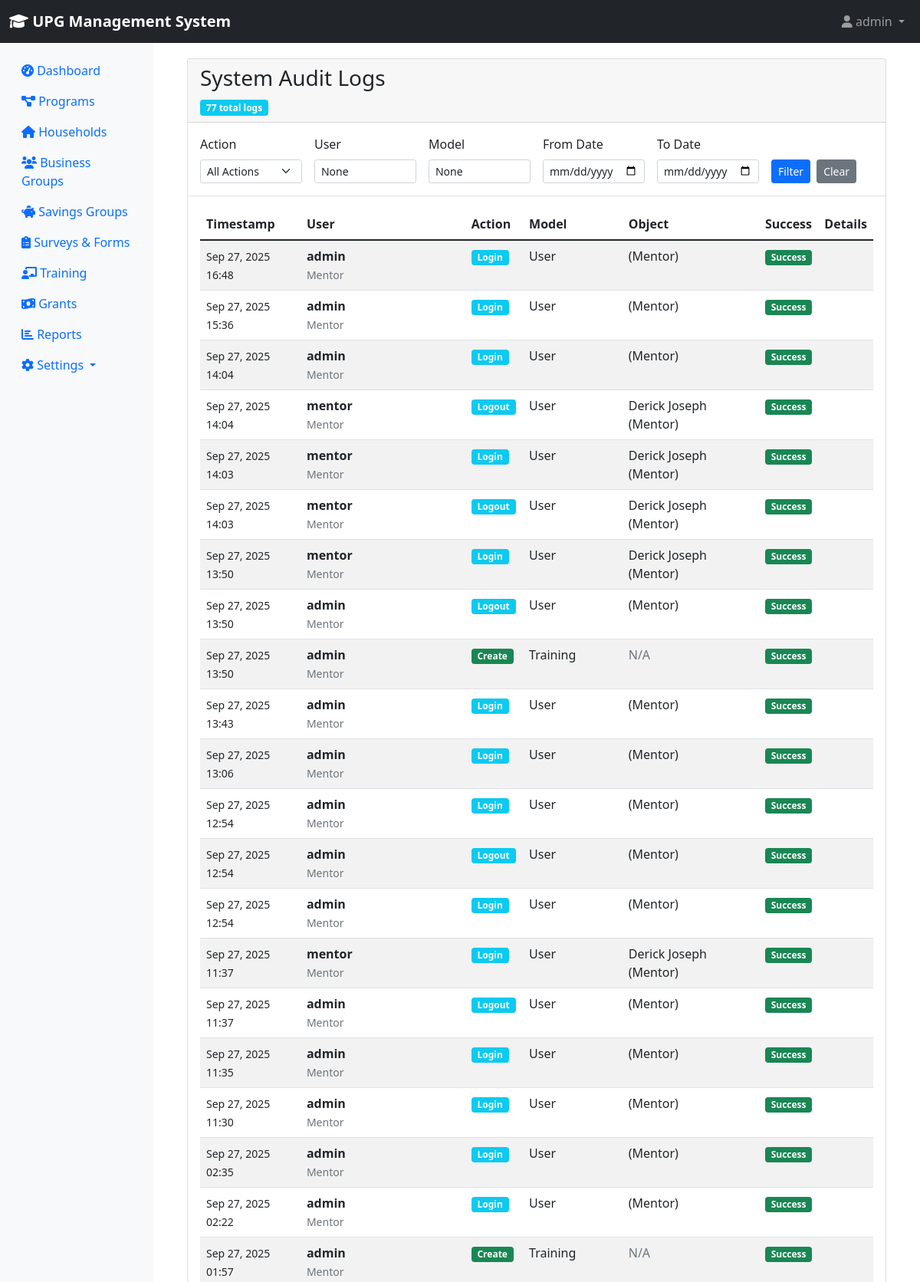
The app's page /settings/audit/ (signed in, upper part) with its own data.
### accounts/models.py (models this page shows, shortened)
class User(AbstractUser):
    ROLE_CHOICES = [
        ('county_executive', 'County Executive (CECM & Governor)'),
        ('county_assembly', 'County Assembly Member'),
        ('ict_admin', 'ICT Administrator'),
        ('me_staff', 'M&E Staff'),
        ('field_associate', 'Field Associate/Mentor Supervisor'),
        ('mentor', 'Mentor'),
        ('beneficiary', 'Beneficiary'),
    ]
    email = models.EmailField(unique=True)
    role = models.CharField(max_length=20, choices=ROLE_CHOICES, default='mentor')
    phone_number = models.CharField(max_length=15, blank=True)
    office = models.CharField(max_length=100, blank=True)
    country = models.CharField(max_length=50, default='Kenya')
    is_active = models.BooleanField(default=True)
    created_at = models.DateTimeField(auto_now_add=True)
    updated_at = models.DateTimeField(auto_now=True)
    class Meta:
        db_table = 'upg_users'

### settings_module/models.py (models this page shows, shortened)
class SystemAuditLog(models.Model):
    ACTION_TYPES = [
        ('create', 'Create'),
        ('read', 'Read'),
        ('update', 'Update'),
        ('delete', 'Delete'),
        ('login', 'Login'),
        ('logout', 'Logout'),
        ('export', 'Export'),
        ('import', 'Import'),
        ('system', 'System Action'),
    ]
    user = models.ForeignKey(User, on_delete=models.SET_NULL, null=True, blank=True)
    action = models.CharField(max_length=20, choices=ACTION_TYPES)
    model_name = models.CharField(max_length=100, blank=True, help_text="Django model name")
    object_id = models.CharField(max_length=100, blank=True, help_text="ID of the object acted upon")
    object_repr = models.CharField(max_length=200, blank=True, help_text="String representation of the object")
    ip_address = models.GenericIPAddressField(null=True, blank=True)
    user_agent = models.TextField(blank=True)
    request_path = models.CharField(max_length=500, blank=True)
    request_method = models.CharField(max_length=10, blank=True)
    changes = models.JSONField(default=dict, blank=True, help_text="Details of what changed")
    additional_data = models.JSONField(default=dict, blank=True, help_text="Additional context data")
    success = models.BooleanField(default=True)
    error_message = models.TextField(blank=True)
    timestamp = models.DateTimeField(auto_now_add=True)
    class Meta:
        db_table = 'upg_system_audit_logs'
        ordering = ['-timestamp']
        indexes = [
            models.Index(fields=['user', 'timestamp']),
            models.Index(fields=['action', 'timestamp']),
            models.Index(fields=['model_name', 'timestamp']),
        ]

### settings_module/views.py (the view)
# urls.py: path('audit/', views.audit_logs, name='audit_logs'),
@login_required
def audit_logs(request):
    if not (request.user.is_superuser or request.user.role in ['ict_admin', 'me_staff']):
        return HttpResponseForbidden("You do not have permission to view audit logs.")
    logs = SystemAuditLog.objects.all().select_related('user')
    action_filter = request.GET.get('action')
    if action_filter:
        logs = logs.filter(action=action_filter)
    user_filter = request.GET.get('user')
    if user_filter:
        logs = logs.filter(user__username__icontains=user_filter)
    model_filter = request.GET.get('model')
    if model_filter:
        logs = logs.filter(model_name__icontains=model_filter)
    date_from = request.GET.get('date_from')
    if date_from:
        logs = logs.filter(timestamp__date__gte=date_from)
    date_to = request.GET.get('date_to')
    if date_to:
        logs = logs.filter(timestamp__date__lte=date_to)
    paginator = Paginator(logs, 50)
    page_number = request.GET.get('page')
    logs = paginator.get_page(page_number)
    context = {
        'page_title': 'System Audit Logs',
        'logs': logs,
        'action_choices': SystemAuditLog.ACTION_TYPES,
        'filters': {
            'action': action_filter,
            'user': user_filter,
            'model': model_filter,
            'date_from': date_from,
            'date_to': date_to,
        },
    }
    return render(request, 'settings_module/audit_logs.html', context)

### core/context_processors.py (called while the page is built, shortened)
def system_alerts(request):
    if request.user.is_authenticated:
        from settings_module.models import SystemAlert, UserAlertDismissal
        from django.utils import timezone
        active_alerts = SystemAlert.objects.filter(
            is_active=True,
            show_until__gt=timezone.now()
        )
        user_alerts = []
        return {
            'system_alerts': user_alerts,
            'alerts_count': len(user_alerts),
        }
    return {}

### settings_module/templates/settings_module/audit_logs.html (shortened to what this page needs)
{% extends 'base.html' %}
{% load crispy_forms_tags %}
{% block content %}
<div class="container-fluid">
    <div class="row">
        <div class="col-12">
            <div class="card">
                <div class="card-header">
                    <h3 class="card-title">{{ page_title }}</h3>
                    <div class="card-tools">
                        <span class="badge bg-info">{{ logs.paginator.count }} total logs</span>
                    </div>
                </div>
                <div class="card-body border-bottom">
                    <form method="get" class="row g-3">
                        <div class="col-md-2">
                            <label for="action" class="form-label">Action</label>
                            <select class="form-select form-select-sm" name="action">
                                <option value="">All Actions</option>
                            </select>
                        </div>
                        <div class="col-md-2">
                            <label for="user" class="form-label">User</label>
                            <input type="text" class="form-control form-control-sm" name="user"
                                   value="{{ filters.user }}" placeholder="Username">
                        </div>
                        <div class="col-md-2">
                            <label for="model" class="form-label">Model</label>
                            <input type="text" class="form-control form-control-sm" name="model"
                                   value="{{ filters.model }}" placeholder="Model name">
                        </div>
                        <div class="col-md-2">
                            <label for="date_from" class="form-label">From Date</label>
                            <input type="date" class="form-control form-control-sm" name="date_from"
                                   value="{{ filters.date_from }}">
                        </div>
                        <div class="col-md-2">
                            <label for="date_to" class="form-label">To Date</label>
                            <input type="date" class="form-control form-control-sm" name="date_to"
                                   value="{{ filters.date_to }}">
                        </div>
                        <div class="col-md-2 d-flex align-items-end">
                            <button type="submit" class="btn btn-primary btn-sm me-2">Filter</button>
                            <a href="{% url 'settings:audit_logs' %}" class="btn btn-secondary btn-sm">Clear</a>
                        </div>
                    </form>
                </div>
                <div class="card-body">
                    {% if logs %}
                    <div class="table-responsive">
                        <table class="table table-striped table-hover">
                            <thead>
                                <tr>
                                    <th>Timestamp</th>
                                    <th>User</th>
                                    <th>Action</th>
                                    <th>Model</th>
                                    <th>Object</th>
                                    <th>Success</th>
                                    <th>Details</th>
                                </tr>
                            </thead>
                            <tbody>
                                {% for log in logs %}
                                <tr>
                                    <td>
                                        <small>{{ log.timestamp|date:"M d, Y H:i" }}</small>
                                    </td>
                                    <td>
                                        {% if log.user %}
                                        <strong>{{ log.user.username }}</strong>
                                        <br><small class="text-muted">{{ log.user.get_role_display }}</small>
                                        {% else %}
                                        <span class="text-muted">System</span>
                                        {% endif %}
                                    </td>
                                    <td>
                                        <span class="badge bg-{% if log.action == 'create' %}success{% elif log.action == 'update' %}warning{% elif log.action == 'delete' %}danger{% else %}info{% endif %}">
                                            {{ log.get_action_display }}
                                        </span>
                                    </td>
                                    <td>{{ log.model_name }}</td>
                                    <td>
                                        {% if log.object_repr %}
                                        {{ log.object_repr|truncatechars:30 }}
                                        {% else %}
                                        <span class="text-muted">N/A</span>
                                        {% endif %}
                                    </td>
                                    <td>
                                        {% if log.success %}
                                        <span class="badge bg-success">Success</span>
                                        {% else %}
                                        <span class="badge bg-danger">Failed</span>
                                        {% endif %}
                                    </td>
                                    <td>
                                    </td>
                                </tr>
                                {% endfor %}
                            </tbody>
                        </table>
                    </div>
                    {% else %}
                    <div class="text-center py-5">
                        <i class="fas fa-history fa-3x text-muted mb-3"></i>
                        <h4>No Audit Logs Found</h4>
                        <p class="text-muted">No system activity logs match your current filters.</p>
                    </div>
                    {% endif %}
                </div>
            </div>
        </div>
    </div>
</div>
{% endblock %}

### templates/base.html (shortened to what this page needs)
<!DOCTYPE html>
<html lang="en">
<head>
    <link href="https://cdn.jsdelivr.net/npm/bootstrap@5.1.3/dist/css/bootstrap.min.css" rel="stylesheet">
    <link href="https://cdnjs.cloudflare.com/ajax/libs/font-awesome/6.0.0/css/all.min.css" rel="stylesheet">
</head>
<body>
    <nav class="navbar navbar-expand-lg navbar-dark bg-dark">
        <div class="container-fluid">
            <a class="navbar-brand" href="{% url 'dashboard:dashboard' %}">
                <i class="fas fa-graduation-cap"></i> UPG Management System
            </a>
            {% if user.is_authenticated %}
            <div class="navbar-nav ms-auto">
                <div class="nav-item dropdown">
                    <a class="nav-link dropdown-toggle" href="#" role="button" data-bs-toggle="dropdown">
                        <i class="fas fa-user"></i> {{ user.get_full_name|default:user.username }}
                    </a>
                </div>
            </div>
            {% endif %}
        </div>
    </nav>
    <div class="container-fluid">
        <div class="row">
            {% if user.is_authenticated %}
            <nav class="col-md-2 d-none d-md-block sidebar">
                <div class="sidebar-sticky pt-3">
                    <ul class="nav flex-column">
                        <li class="nav-item">
                            <a class="nav-link {% if request.resolver_match.url_name == 'dashboard' %}active{% endif %}"
                               href="{% url 'dashboard:dashboard' %}">
                                <i class="fas fa-tachometer-alt"></i> Dashboard
                            </a>
                        </li>
                        {% if perms.can_view_programs %}
                        <li class="nav-item">
                            <a class="nav-link" href="{% url 'programs:program_list' %}">
                                <i class="fas fa-project-diagram"></i> Programs
                            </a>
                        </li>
                        {% endif %}
                        {% if perms.can_view_households %}
                        <li class="nav-item">
                            <a class="nav-link" href="{% url 'households:household_list' %}">
                                <i class="fas fa-home"></i> Households
                            </a>
                        </li>
                        {% endif %}
                        {% if perms.can_view_business_groups %}
                        <li class="nav-item">
                            <a class="nav-link" href="{% url 'business_groups:group_list' %}">
                                <i class="fas fa-users"></i> Business Groups
                            </a>
                        </li>
                        {% endif %}
                        {% if perms.can_view_savings_groups %}
                        <li class="nav-item">
                            <a class="nav-link" href="{% url 'savings_groups:savings_list' %}">
                                <i class="fas fa-piggy-bank"></i> Savings Groups
                            </a>
                        </li>
                        {% endif %}
                        {% if perms.can_view_surveys %}
                        <li class="nav-item">
                            <a class="nav-link" href="{% url 'surveys:survey_list' %}">
                                <i class="fas fa-clipboard-list"></i> Surveys & Forms
                            </a>
                        </li>
                        {% endif %}
                        {% if perms.can_view_training %}
                        <li class="nav-item">
                            <a class="nav-link" href="{% url 'training:training_list' %}">
                                <i class="fas fa-chalkboard-teacher"></i> Training
                            </a>
                        </li>
                        {% endif %}
                        {% if perms.can_view_grants %}
                        <li class="nav-item">
                            <a class="nav-link" href="{% url 'grants:grants_dashboard' %}">
                                <i class="fas fa-money-bill-wave"></i> Grants
                            </a>
                        </li>
                        {% endif %}
                        {% if perms.can_view_reports %}
                        <li class="nav-item">
                            <a class="nav-link" href="{% url 'reports:report_list' %}">
                                <i class="fas fa-chart-bar"></i> Reports
                            </a>
                        </li>
                        {% endif %}
                        {% if perms.can_view_settings %}
                        <li class="nav-item dropdown">
                            <a class="nav-link dropdown-toggle" href="#" role="button" data-bs-toggle="dropdown">
                                <i class="fas fa-cog"></i> Settings
                            </a>
                        </li>
                        {% endif %}
                    </ul>
                </div>
            </nav>
            {% endif %}
            <main role="main" class="{% if user.is_authenticated %}col-md-10 ml-sm-auto{% else %}col-12{% endif %} content-wrapper">
                {% block content %}{% endblock %}
            </main>
        </div>
    </div>
</body>
</html>

### templates/base.html (style rules this page uses)
.navbar-brand { font-weight: bold; }
.sidebar { min-height: 100vh; background-color: #f8f9fa; }
.content-wrapper { padding: 20px; }

### records on screen
User: get_full_name "admin"
SystemAuditLog: timestamp "Sep 27, 2025 16:48", user.username "admin", user.role "Mentor", action "Login", model_name "User", object_repr "(Mentor)", success "Success"
SystemAuditLog: timestamp "Sep 27, 2025 15:36", user.username "admin", user.role "Mentor", action "Login", model_name "User", object_repr "(Mentor)", success "Success"
SystemAuditLog: timestamp "Sep 27, 2025 14:04", user.username "admin", user.role "Mentor", action "Login", model_name "User", object_repr "(Mentor)", success "Success"
SystemAuditLog: timestamp "Sep 27, 2025 14:04", user.username "mentor", user.role "Mentor", action "Logout", model_name "User", object_repr "Derick Joseph (Mentor)", success "Success"
SystemAuditLog: timestamp "Sep 27, 2025 14:03", user.username "mentor", user.role "Mentor", action "Login", model_name "User", object_repr "Derick Joseph (Mentor)", success "Success"
SystemAuditLog: timestamp "Sep 27, 2025 14:03", user.username "mentor", user.role "Mentor", action "Logout", model_name "User", object_repr "Derick Joseph (Mentor)", success "Success"
SystemAuditLog: timestamp "Sep 27, 2025 13:50", user.username "mentor", user.role "Mentor", action "Login", model_name "User", object_repr "Derick Joseph (Mentor)", success "Success"
SystemAuditLog: timestamp "Sep 27, 2025 13:50", user.username "admin", user.role "Mentor", action "Logout", model_name "User", object_repr "(Mentor)", success "Success"
SystemAuditLog: timestamp "Sep 27, 2025 13:50", user.username "admin", user.role "Mentor", action "Create", model_name "Training", object_repr "N/A", success "Success"
SystemAuditLog: timestamp "Sep 27, 2025 13:43", user.username "admin", user.role "Mentor", action "Login", model_name "User", object_repr "(Mentor)", success "Success"
SystemAuditLog: timestamp "Sep 27, 2025 13:06", user.username "admin", user.role "Mentor", action "Login", model_name "User", object_repr "(Mentor)", success "Success"
SystemAuditLog: timestamp "Sep 27, 2025 12:54", user.username "admin", user.role "Mentor", action "Login", model_name "User", object_repr "(Mentor)", success "Success"
SystemAuditLog: timestamp "Sep 27, 2025 12:54", user.username "admin", user.role "Mentor", action "Logout", model_name "User", object_repr "(Mentor)", success "Success"
SystemAuditLog: timestamp "Sep 27, 2025 12:54", user.username "admin", user.role "Mentor", action "Login", model_name "User", object_repr "(Mentor)", success "Success"
SystemAuditLog: timestamp "Sep 27, 2025 11:37", user.username "mentor", user.role "Mentor", action "Login", model_name "User", object_repr "Derick Joseph (Mentor)", success "Success"
SystemAuditLog: timestamp "Sep 27, 2025 11:37", user.username "admin", user.role "Mentor", action "Logout", model_name "User", object_repr "(Mentor)", success "Success"
SystemAuditLog: timestamp "Sep 27, 2025 11:35", user.username "admin", user.role "Mentor", action "Login", model_name "User", object_repr "(Mentor)", success "Success"
SystemAuditLog: timestamp "Sep 27, 2025 11:30", user.username "admin", user.role "Mentor", action "Login", model_name "User", object_repr "(Mentor)", success "Success"
SystemAuditLog: timestamp "Sep 27, 2025 02:35", user.username "admin", user.role "Mentor", action "Login", model_name "User", object_repr "(Mentor)", success "Success"
SystemAuditLog: timestamp "Sep 27, 2025 02:22", user.username "admin", user.role "Mentor", action "Login", model_name "User", object_repr "(Mentor)", success "Success"
SystemAuditLog: timestamp "Sep 27, 2025 01:57", user.username "admin", user.role "Mentor", action "Create", model_name "Training", object_repr "N/A", success "Success"

### other values on screen
{{ page_title }} "System Audit Logs"
{{ logs.paginator.count }} "77"
